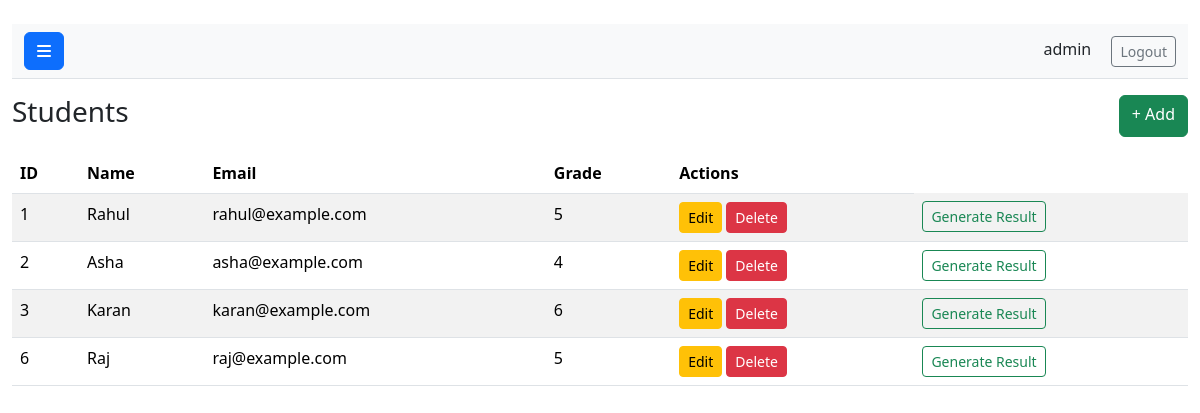
The app's page /students/ (signed in) with its own data.
### core/models.py (models this page shows, shortened)
class User(AbstractUser):
    role = models.ForeignKey(Role, null=True, blank=True, on_delete=models.SET_NULL)
    groups = models.ManyToManyField(
        'auth.Group',
        verbose_name='groups',
        blank=True,
        help_text='The groups this user belongs to. A user will get all permissions granted to each of their groups.',
        related_name='core_user_set',
        related_query_name='user',
    )
    user_permissions = models.ManyToManyField(
        'auth.Permission',
        verbose_name='user permissions',
        blank=True,
        help_text='Specific permissions for this user.',
        related_name='core_user_set',
        related_query_name='user',
    )

class Student(models.Model):
    user = models.ForeignKey(User, on_delete=models.CASCADE, null=True, blank=True)
    name = models.CharField(max_length=100)
    email = models.EmailField(unique=True)
    dob = models.DateField(null=True, blank=True)
    grade = models.CharField(max_length=50, blank=True)
    school = models.ForeignKey(School, on_delete=models.CASCADE)

### core/views.py (the view)
# urls.py: path('students/', views.students_list, name='students_list'),
@login_required
@role_required('Admin')
def students_list(request):
    students = Student.objects.all()
    return render(request,'students/list.html',{'students':students})

### core/views.py (called while the page is built)
def role_required(*role_names):
    def decorator(view_func):
        @wraps(view_func)
        def _wrapped_view(request, *args, **kwargs):
            if request.user.is_superuser:
                return view_func(request, *args, **kwargs)
            if hasattr(request.user, 'role') and request.user.role.name in role_names:
                return view_func(request, *args, **kwargs)
            return redirect('select_dashboard')
        return _wrapped_view
    return decorator

### templates/students/list.html (shortened to what this page needs)
{% extends 'base.html' %}
{% block content %}
  <div class="d-flex {% if user.is_authenticated %}toggled{% endif %}" id="wrapper">
      <div id="page-content-wrapper"
        style="{% if user.is_authenticated %}
          width:100%;
        {% else %}
          width:100%; margin-left:0;
        {% endif %}">
        <nav class="navbar navbar-expand-lg navbar-light bg-light border-bottom">
          <div class="container-fluid">
              <button class="btn btn-primary" id="sidebarToggle"><i class="fa fa-bars"></i></button>
            <div class="ms-auto">
              {% if user.is_authenticated %}
                <span class="me-3">{{ user.username }}</span>
                <a href="/logout/" class="btn btn-outline-secondary btn-sm">Logout</a>
              {% else %}
                <a href="/login/" class="btn btn-outline-primary btn-sm">Login</a>
              {% endif %}
            </div>
          </div>
        </nav>
<div class="d-flex justify-content-between mb-3 pt-3"><h3>Students</h3>
  <a href="/students/add/" class="btn btn-success">+ Add</a></div>
<table class="table table-striped">
<thead><tr><th>ID</th><th>Name</th><th>Email</th><th>Grade</th><th>Actions</th></tr></thead>
<tbody>
{% for s in students %}
<tr>
<td>{{ s.id }}</td>
<td>{{ s.name }}</td>
<td>{{ s.email }}</td>
<td>{{ s.grade }}</td>
<td>
<a href="/students/edit/{{ s.id }}/" class="btn btn-sm btn-warning">Edit</a>
<button class="btn btn-sm btn-danger" onclick="confirmDelete('{{ s.id }}')">Delete</button>
</td>
<td>
            <a href="{% url 'generate_result' s.id %}"
               class="btn btn-sm btn-outline-success">
                Generate Result
            </a>
    </td>
</tr>
{% endfor %}
</tbody>
</table>
{% endblock %}

### templates/base.html (style rules this page uses)
#wrapper.toggled #page-content-wrapper { margin-left: 0; width: 100%; }

### records on screen
User: username "admin"
Student: id "1", name "Rahul", email "rahul@example.com", grade "5"
Student: id "2", name "Asha", email "asha@example.com", grade "4"
Student: id "3", name "Karan", email "karan@example.com", grade "6"
Student: id "6", name "Raj", email "raj@example.com", grade "5"
